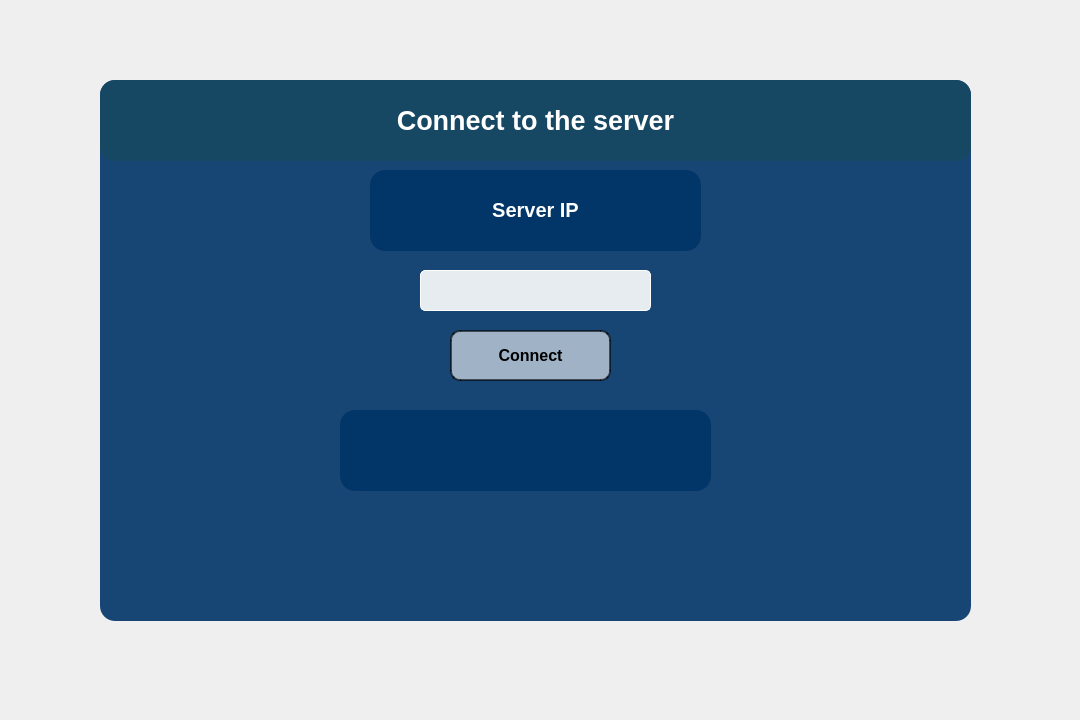
<?xml version="1.0" encoding="UTF-8"?>
<ui version="4.0">
 <class>ServerConnectFormClass</class>
 <widget class="QMainWindow" name="ServerConnectFormClass">
  <property name="geometry">
   <rect>
    <x>0</x>
    <y>0</y>
    <width>1080</width>
    <height>720</height>
   </rect>
  </property>
  <property name="minimumSize">
   <size>
    <width>1080</width>
    <height>720</height>
   </size>
  </property>
  <property name="windowTitle">
   <string>ServerConnectForm</string>
  </property>
  <widget class="QWidget" name="centralWidget">
   <property name="styleSheet">
    <string notr="true">QWidget{
background: url(:/background/pattern.png);
}</string>
   </property>
   <widget class="QFrame" name="frame">
    <property name="geometry">
     <rect>
      <x>100</x>
      <y>80</y>
      <width>871</width>
      <height>541</height>
     </rect>
    </property>
    <property name="styleSheet">
     <string notr="true">QFrame {
	background:transparent;
    background-color: rgba(0, 51, 102, 0.9); /* Albastru închis cu transparență mai mare */
    border-radius: 15px; /* Colțuri rotunjite */
}
</string>
    </property>
    <property name="frameShape">
     <enum>QFrame::StyledPanel</enum>
    </property>
    <property name="frameShadow">
     <enum>QFrame::Raised</enum>
    </property>
    <widget class="QLabel" name="label">
     <property name="geometry">
      <rect>
       <x>0</x>
       <y>0</y>
       <width>871</width>
       <height>81</height>
      </rect>
     </property>
     <property name="styleSheet">
      <string notr="true">QLabel{
background: rgb(22, 72, 99)
}</string>
     </property>
     <property name="text">
      <string>&lt;html&gt;&lt;head/&gt;&lt;body&gt;&lt;p align=&quot;center&quot;&gt;&lt;span style=&quot; font-family:'Times New Roman'; font-size:20pt; font-weight:700; color:#ffffff;&quot;&gt;Connect to the server&lt;/span&gt;&lt;/p&gt;&lt;/body&gt;&lt;/html&gt;</string>
     </property>
    </widget>
    <widget class="QLabel" name="label_2">
     <property name="geometry">
      <rect>
       <x>270</x>
       <y>90</y>
       <width>331</width>
       <height>81</height>
      </rect>
     </property>
     <property name="styleSheet">
      <string notr="true">QLabel {
    color: rgb(255, 255, 255); /* Text alb pentru contrast maxim */
    font-size: 18px; /* Mărimea fontului pentru lizibilitate îmbunătățită */
    font-weight: bold; /* Font îngroșat pentru a ieși în evidență */
  
}</string>
     </property>
     <property name="text">
      <string>&lt;html&gt;&lt;head/&gt;&lt;body&gt;&lt;p align=&quot;center&quot;&gt;&lt;span style=&quot;font-family:'Times New Roman'; font-size:15pt; font-weight:700;  color:#ffffff;&quot;&gt;Server IP&lt;/span&gt;&lt;/p&gt;&lt;/body&gt;&lt;/html&gt;</string>
     </property>
    </widget>
    <widget class="QLineEdit" name="IPField">
     <property name="geometry">
      <rect>
       <x>320</x>
       <y>190</y>
       <width>231</width>
       <height>41</height>
      </rect>
     </property>
     <property name="styleSheet">
      <string notr="true">QLineEdit {
	background:transparent;
    background-color: rgba(255, 255, 255, 0.9); /* Alb cu transparență pentru a lăsa să se întrevadă fundalul */
    color: rgb(0, 0, 0); /* Textul în culoarea neagră pentru citire ușoară */
    border: 1px solid rgb(255, 255, 255); /* Bordură albă clară */
    border-radius: 5px; /* Margini rotunjite */
    padding: 5px; /* Spațiere internă pentru text */
    font-size: 16px; /* Mărimea fontului adecvată */

}</string>
     </property>
     <property name="text">
      <string/>
     </property>
     <property name="echoMode">
      <enum>QLineEdit::Normal</enum>
     </property>
     <property name="dragEnabled">
      <bool>true</bool>
     </property>
     <property name="clearButtonEnabled">
      <bool>false</bool>
     </property>
    </widget>
    <widget class="QPushButton" name="connectButton">
     <property name="geometry">
      <rect>
       <x>350</x>
       <y>250</y>
       <width>161</width>
       <height>51</height>
      </rect>
     </property>
     <property name="styleSheet">
      <string notr="true">QPushButton {
background:transparent;
    background-color: rgba(255, 255, 255, 150); /* culoare albă cu opacitate pentru a vedea prin */
    color: rgb(0, 0, 0); /* text negru */
    border-style: solid;
    border-width: 2px;
    border-radius: 10px; /* colțuri rotunjite */
    border-color: rgba(0, 0, 0, 150);
    padding: 5px;
    font-size: 16px;
    font-weight: bold;
}

QPushButton:hover {
    background-color: rgba(255, 255, 255, 200); /* mai puțin transparent când treci cu mouse-ul peste */
}

QPushButton:pressed {
    background-color: rgba(255, 255, 255, 100); /* mai transparent când este apăsat */
}
</string>
     </property>
     <property name="text">
      <string>Connect</string>
     </property>
    </widget>
    <widget class="QLabel" name="errorLabel">
     <property name="geometry">
      <rect>
       <x>240</x>
       <y>330</y>
       <width>371</width>
       <height>81</height>
      </rect>
     </property>
     <property name="styleSheet">
      <string notr="true">QLabel { 
color: red;
 font-size: 16px; 
text-align: center; 
}</string>
     </property>
     <property name="text">
      <string/>
     </property>
     <property name="alignment">
      <set>Qt::AlignCenter</set>
     </property>
    </widget>
   </widget>
  </widget>
 </widget>
 <layoutdefault spacing="6" margin="11"/>
 <resources>
  <include location="background.qrc"/>
 </resources>
 <connections/>
</ui>
